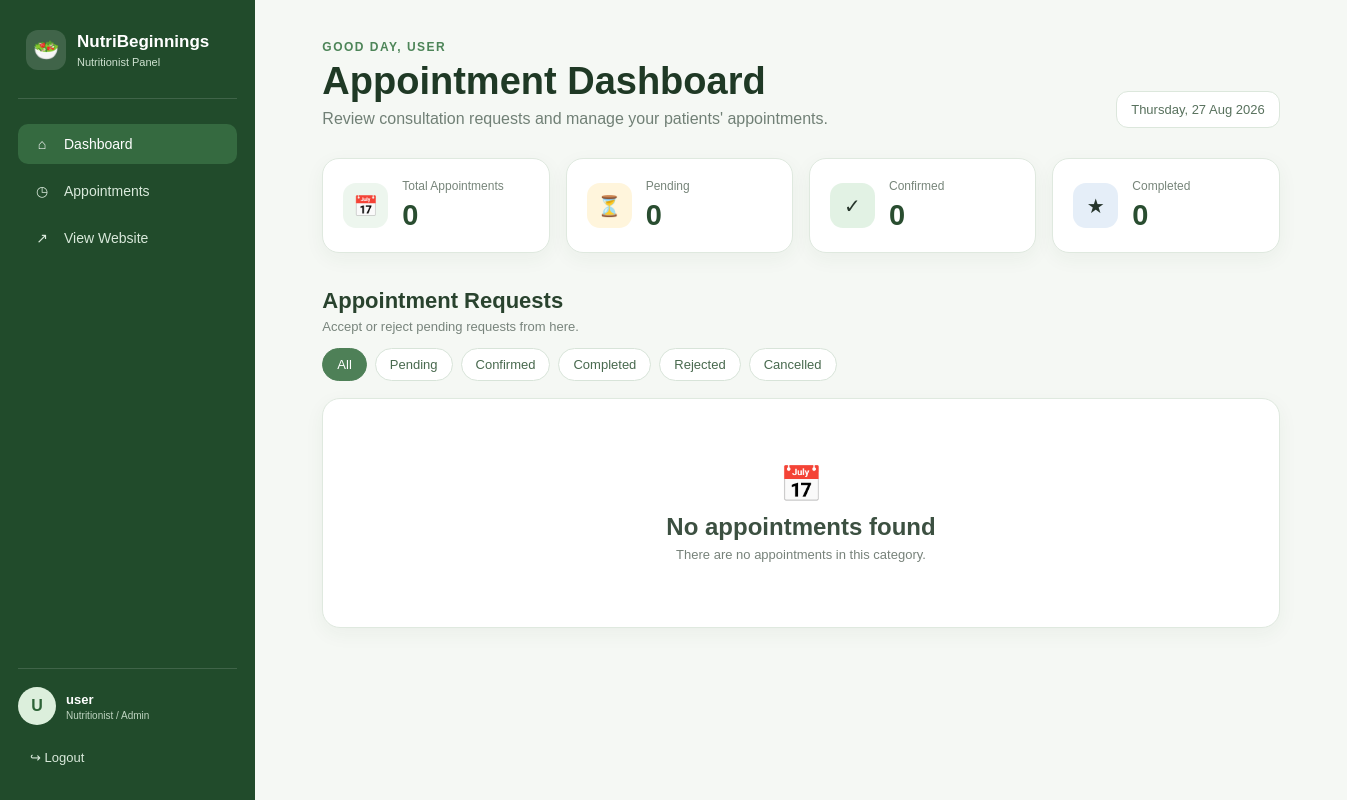
Page /appointments/admin-dashboard/ (signed in) on the earlier database version.
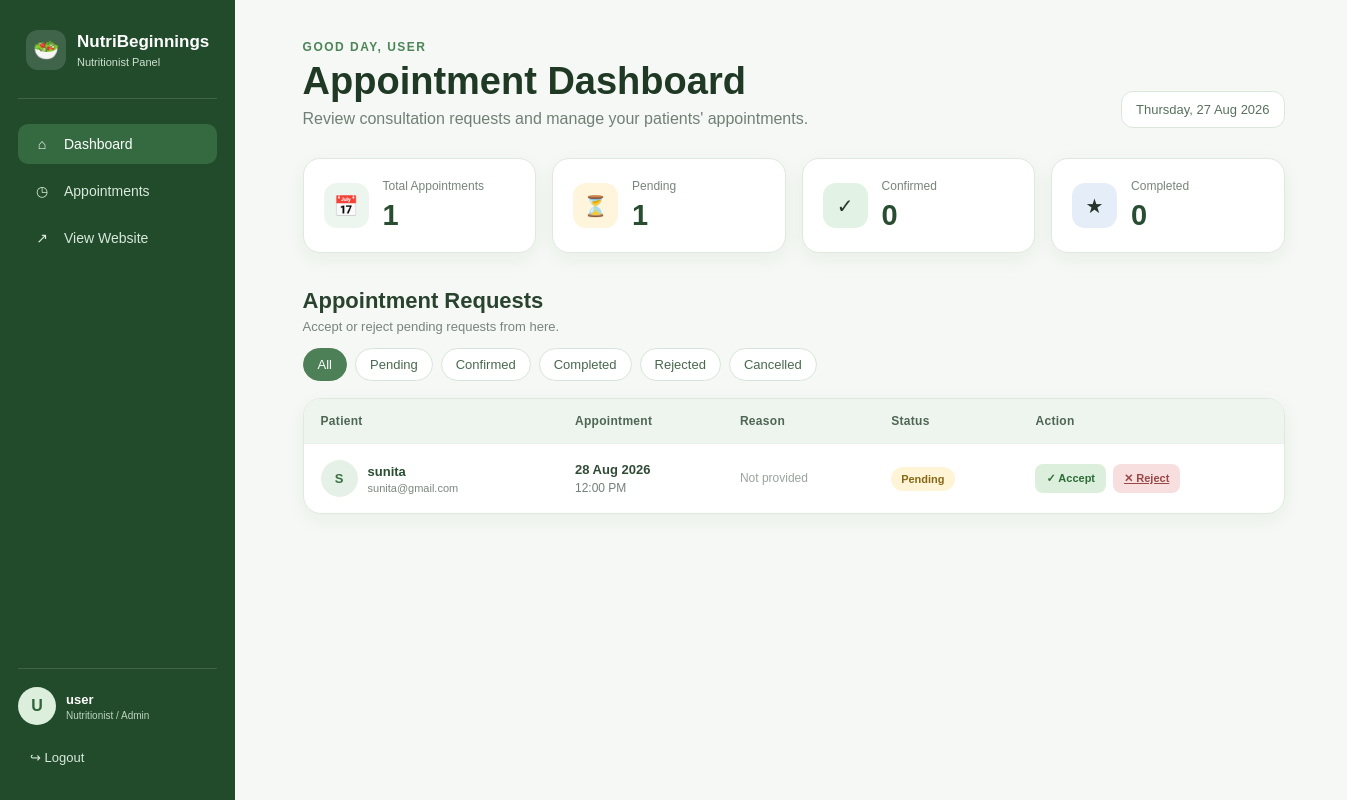
Same page on the later database version.
### appointments/models.py (models this page shows, shortened)
class Appointment(models.Model):
    STATUS_CHOICES = [
        ('Pending', 'Pending'),
        ('Confirmed', 'Confirmed'),
        ('Completed', 'Completed'),
        ('Cancelled', 'Cancelled'),
        ('Rejected', 'Rejected'),
    ]
    TIME_CHOICES = [
        ('10:00', '10:00 AM'),
        ('11:00', '11:00 AM'),
        ('12:00', '12:00 PM'),
        ('14:00', '2:00 PM'),
        ('15:00', '3:00 PM'),
        ('16:00', '4:00 PM'),
    ]
    user = models.ForeignKey(
        settings.AUTH_USER_MODEL,
        on_delete=models.CASCADE,
        related_name='appointments'
    )
    appointment_date = models.DateField()
    appointment_time = models.CharField(max_length=5, choices=TIME_CHOICES)
    reason = models.TextField(blank=True)
    status = models.CharField(
        max_length=20,
        choices=STATUS_CHOICES,
        default='Pending'
    )
    rejection_message = models.TextField(blank=True, null=True)
    created_at = models.DateTimeField(auto_now_add=True)
    updated_at = models.DateTimeField(auto_now=True)
    class Meta:
        ordering = ['appointment_date', 'appointment_time']
        constraints = [
            models.UniqueConstraint(
                fields=['appointment_date', 'appointment_time'],
                condition=models.Q(status__in=['Pending', 'Confirmed']),
                name='unique_active_appointment_slot'
            )
        ]

### appointments/views.py (the view)
    def wrapped_view(request, *args, **kwargs):
        if not request.user.is_authenticated:
            return redirect('appointments:admin_login')
        if not request.user.is_staff:
            return redirect('appointments:admin_login')
        return view_func(request, *args, **kwargs)

### appointments/views.py (called while the page is built)
def staff_required(view_func):
    def wrapped_view(request, *args, **kwargs):
        if not request.user.is_authenticated:
            return redirect('appointments:admin_login')
        if not request.user.is_staff:
            return redirect('appointments:admin_login')
        return view_func(request, *args, **kwargs)
    return wrapped_view

### appointments/templates/appointments/admin_dashboard.html (shortened to what the changed rows need)
{% extends 'appointments/admin_base.html' %}
{% block content %}
<div class="admin-topbar">
    <div>
        <h1>Appointment Dashboard</h1>
    </div>
</div>
<div class="admin-stats">
    <div class="stat-card"><div class="stat-icon">📅</div><div><span>Total Appointments</span><strong>{{ total_count }}</strong></div></div>
    <div class="stat-card pending-stat"><div class="stat-icon">⏳</div><div><span>Pending</span><strong>{{ pending_count }}</strong></div></div>
</div>
<div class="section-head">
    <div>
        <h2>Appointment Requests</h2>
    </div>
</div>
<div class="admin-table-wrap">
    {% if appointments %}
    <table class="admin-table">
        <thead>
            <tr>
                <th>Patient</th>
                <th>Appointment</th>
                <th>Reason</th>
                <th>Status</th>
                <th class="action-column">Action</th>
            </tr>
        </thead>
        <tbody>
        {% for appointment in appointments %}
            <tr>
                <td>
                    <div class="patient-cell">
                        <div class="patient-avatar">{{ appointment.user.username|first|upper }}</div>
                        <div>
                            <div class="patient-name">{{ appointment.user.username }}</div>
                            <div class="patient-email">{{ appointment.user.email|default:'No email provided' }}</div>
                        </div>
                    </div>
                </td>
                <td>
                    <div class="appointment-date">{{ appointment.appointment_date|date:'d M Y' }}</div>
                    <div class="appointment-time">{{ appointment.get_appointment_time_display }}</div>
                </td>
                <td class="reason-cell">{% if appointment.reason %}{{ appointment.reason|truncatechars:65 }}{% else %}<span class="muted">Not provided</span>{% endif %}</td>
                <td><span class="status-pill status-{{ appointment.status|lower }}">{{ appointment.status }}</span></td>
                <td>
                    <div class="action-group">
                    {% if appointment.status == 'Pending' %}
                        <form method="post" action="{% url 'appointments:update_status' appointment.pk 'Confirmed' %}">{% csrf_token %}<button class="action-btn accept-btn" type="submit">✓ Accept</button></form>
                        <a class="action-btn reject-btn" href="{% url 'appointments:reject_appointment' appointment.pk %}">✕ Reject</a>
                    {% else %}
                        <span class="no-action">No action</span>
                    {% endif %}
                    </div>
                </td>
            </tr>
        {% endfor %}
        </tbody>
    </table>
    {% else %}
        <div class="empty-admin">
            <div class="empty-icon">📅</div>
            <h2>No appointments found</h2>
            <p>There are no appointments in this category.</p>
        </div>
    {% endif %}
</div>
{% endblock %}

Differences in the rows shown:
added Appointment: user.username|first "S", user.username "sunita", user.email "sunita@gmail.com", appointment_date "28 Aug 2026", appointment_time "12:00 PM", reason "Not provided", status "Pending", shows "✓ Accept"
Other differences:
{{ total_count }}: "0" → "1"
{{ pending_count }}: "0" → "1"
text no longer shown: "📅 No appointments found There are no appointments in this category."
text now shown: "Patient Appointment Reason Status Action"
